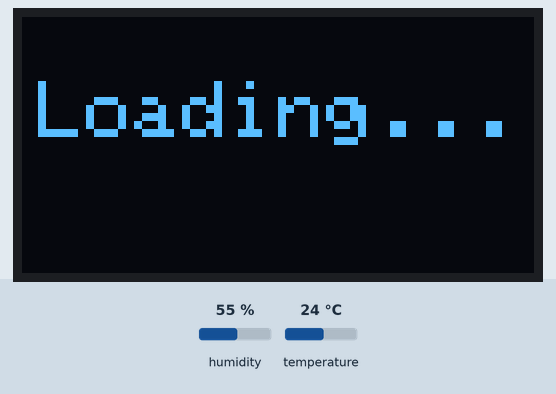
This program was run on a simulated ESP8266 (NodeMCU). On the bench: 128×64 one-colour display. The test bench sets the inputs (shaded band); at power-on: humidity 55 %, temperature 24 °C. EEPROM starts erased; what the program prints to the serial monitor is not drawn.

Above: at 0.1 s.

The program:

main.cpp
```cpp
#include <Arduino.h>
#include "main.h"
#include <Adafruit_Sensor.h>
#include <DHT.h>
#include <secrets.hpp>
#include <WifiConfigurator.hpp>
#include <WebServer.hpp>
// #include <TaskScheduler.h>

#include "DisplayHandler.hpp"

#include "ThingSpeakProcessor.hpp"

// Used for calibrating the temperature to a benchmark or another device.
float temperatureOffset = 0.00;

// The flash memory address where the temperature offset will be stored and retrieved from.
int offsetAddress = 0;

// ThingSpeak information from the secrets.hpp file.
unsigned long thingSpeakChannelNumber = SECRET_CH_ID;
char *thingSpeakWriteKey = SECRET_WRITE_APIKEY;

// Instance of DHT which is used to read from either DHT11 or DHT22 temperature & humidity sensors
#if DHTTYPE == DHT11
DHT dht(DHTPIN, DHTTYPE); // Declaration for DHT11, the default count = 6 will be the default for third parameter.
#else
DHT dht(DHTPIN, DHTTYPE, 30); // Declaration for DHT22, without the 30 counts, it does not work.
#endif

// WIFI Settings
char ssid[] = PRIMARY_SECRET_SSID; // your network SSID (name)
char pass[] = PRIMARY_SECRET_PASS; // your network password
char ssidWork[] = SECONDARY_SECRET_SSID;
char passWork[] = SECONDARY_SECRET_PASS;
int keyIndex = 0; // your network key Index number (needed only for WEP)

// New WIFI Client
WiFiClient client;

// Create an instance of WebServer in the stack, it is a project only library.
// It is defined in the lib folder.
// This library is also managing the access to the simulated EEPROM as it gets input from user
// and stores it.
WebServer ws(80, offsetAddress, temperatureOffset);

void setup()
{
    // Initialize serial
    Serial.begin(9600);

    // Read Offset from Flash
    ws.getValueFromAddress<float>(offsetAddress, temperatureOffset);

    // Initialize device
    dht.begin();

    WifiConfigurator::setup(WIFI_STA, ssid, pass, ssidWork, passWork);

    // Initialize ThingSpeak
    ThingSpeakProcessor::beginWithClient(client);

    // Start the web server
    ws.begin();

    // Configure Built-in LED pin as output to use it, yay!!
    pinMode(LED_BUILTIN, OUTPUT);

    // Start mDNS Server for broadcasting weather.local for devices to connect without knowing ip
    ws.startMulticastDNSService("weatherstation");

    // Attempt to initialize the display.
    if (!DisplayHandler::begin())
    { // Address 0x3D for 128x64
        Serial.println(F("SSD1306 allocation failed"));
    }
}

void loop()
{
    // Respond to MDNS requests
    MDNS.update();

    // Ensure device is connected to Wifi, otherwise attempt to cycle through known SSIDs
    WifiConfigurator::connect();

    // Read Temp & Humidity every 60000
    performTaskOnlyEveryMS(60000, []() {
        readTempHumidity(&ThingSpeakProcessor::reportMeasurement, &DisplayHandler::displayReadings);
    });

    // Listen and handle any http client hitting our built-in site.
    ws.handleClient();
}

// Only performs the provided task each time the interval elapses
// with the exception of when it is first called. It fires once.
// E.g 0, 60, 120, ...
void performTaskOnlyEveryMS(long interval, void (*task)())
{
    static bool didRunOnce = false;
    static const unsigned long REFRESH_INTERVAL = interval; // ms
    static unsigned long lastRefreshTime = 0;

    // Perform task only if applicable
    if (millis() - lastRefreshTime >= REFRESH_INTERVAL)
    {
        lastRefreshTime += REFRESH_INTERVAL;

        // Perform the desired task
        (*task)();
    } else if(!didRunOnce) {
        // Run the task
        (*task)();

        // Communicate it did in fact run!!
        didRunOnce = true;
    }
}

bool readTempHumidity(
    void (*reportMeasurements)(unsigned long &myChannelNumber, char *myWriteAPIKey, float &temperature, float &humidity, float &heatIndex),
    void (*displayReadings)(float &temperature, float &humidity, float &heatIndex, float &temperatureOffset))
{
    // Read Temperature, humidity, and compute heat index
    float temperature = (dht.readTemperature() + temperatureOffset) * 9 / 5 + 32;
    float humidity = dht.readHumidity();
    float heatIndex = dht.computeHeatIndex(temperature, humidity);

    // If any is not a number, skip reporting
    if (isnan(temperature) || isnan(humidity) || isnan(heatIndex))
    {
        Serial.println(F("Error reading temperature & humidity!"));
        return false;
    }

    if (Serial)
    {
        Serial.print(F("Temperature: "));
        Serial.print(temperature);
        Serial.println(F("°F"));

        Serial.print(F("Humidity: "));
        Serial.print(humidity);
        Serial.println(F("%"));

        Serial.print(F("Heat Index: "));
        Serial.println(heatIndex);
    }

    // Report measurements
    (*reportMeasurements)(thingSpeakChannelNumber, thingSpeakWriteKey, temperature, humidity, heatIndex);

    // Display Readings on OLED Display
    (*displayReadings)(temperature, humidity, heatIndex, temperatureOffset);

    // Record the data for website to report it
    ws.doc["temperature"] = temperature;
    ws.doc["celsius"] = (temperature - 32) * 5 / 9;
    ws.doc["humidity"] = humidity;
    ws.doc["heatIndex"] = heatIndex;
    ws.doc["celsiusOffset"] = temperatureOffset;
    serializeJson(ws.doc, Serial);

    return true;
}
```

main.h
```cpp
// Configurations for the Temp & Humidity Sensor Library
#define DHTTYPE DHT11
// The pin must start with *D*, the physical pin 4 actually is GPIO2
// You can refer to https://www.electronicwings.com/nodemcu/nodemcu-gpio-with-arduino-ide
// for more information. It took me a while to figure this out.
#define DHTPIN D4

/***********************************************************
 * The following functions were simply included here
 * to allow them to be used regardless of the declaration
 * placement in the implementation.
 **********************************************************/

// Run the provided lambda function on each interval tick
void performTaskOnlyEveryMS(long interval, void (*task)());

// Use the sensor to read the temperature & humidity
bool readTempHumidity(
    void (*reportMeasurements)(unsigned long &myChannelNumber, char *myWriteAPIKey, float &temperature, float &humidity, float &heatIndex),
    void (*displayReadings)(float &temperature, float &humidity, float &heatIndex, float &temperatureOffset));
```

secrets.hpp
```cpp
#ifndef __SECRETS_H__
#define __SECRETS_H__

// Primary WiFi Details
#define PRIMARY_SECRET_SSID "DEFINE-SOMETHING-HERE"    // replace MySSID with your primary WiFi network name
#define PRIMARY_SECRET_PASS "DEFINE-SOMETHING-HERE"  // replace MyPassword with primary your WiFi password

// Secondary WiFi Details
#define SECONDARY_SECRET_SSID "DEFINE-SOMETHING-HERE"    // replace MySSID with your secondary WiFi network name
#define SECONDARY_SECRET_PASS "DEFINE-SOMETHING-HERE"  // replace MyPassword with secondary your WiFi password

// ThingSpeak Details
#define SECRET_CH_ID 0000000      // replace 0000000 with your channel number   1104400 (first) 1116805 (second)
#define SECRET_WRITE_APIKEY "DEFINE-SOMETHING-HERE"   // replace XYZ with your channel write API Key  -- 3X4X2I403PMID3I4 (first) 90E3ZY4954DUAVP8 (second)

#endif // __SECRETS_H__
```
